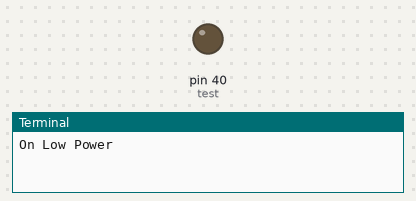
The program below on a simulated Raspberry Pi (header pin numbers). Parts: output pins drawn as LEDs (lit = HIGH), the last lines printed to the terminal. At 6.0 s the program stops and its outputs stay as they are.

Above: at 0.1 s.
At 3.1 s:
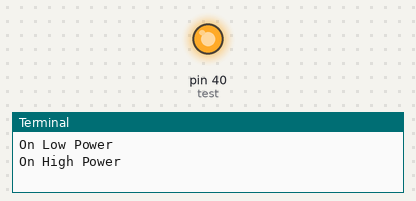
Timing chart, 0 to 7.5 s (numbered marks = the images above):
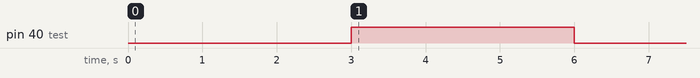

Measured:
- by itself, pin 40 (test): LOW → HIGH at 3.0 s, → LOW 3.0 s later

The program:

test2.py
```python
import Jetson.GPIO as GPIO
import time

# for 1st Motor on ENA
test = 40

# set pin numbers to the board's
GPIO.setmode(GPIO.BOARD)

GPIO.setup(test, GPIO.OUT, initial=GPIO.LOW)

GPIO.output(test, GPIO.LOW)
print("On Low Power")
time.sleep(3)

GPIO.output(test, GPIO.HIGH)
print("On High Power")
time.sleep(3)
print("Off")
GPIO.output(test, GPIO.LOW)


GPIO.cleanup()


# https://learn.adafruit.com/circuitpython-libraries-on-linux-and-the-nvidia-jetson-nano/initial-setup
# sudo pip install adafruit-blinka

# sudo pip install adafruit-circuitpython-pca9685


# from board import SCL, SDA
# import busio
# from adafruit_pca9685 import PCA9685
# i2c_bus = busio.I2C(SCL, SDA)
# pca = PCA9685(i2c_bus)
# pca.frequency = 60
# pca.channels[1].duty_cycle = 0x7FFF


# # import RPi.GPIO as io
# # import GPIO as io

# import RPi.GPIO as GPIO  # Yes, that's RPi, as in Raspberry Pi. Jetson doesn't support PWM.
# # import Jetson.GPIO as GPIO
# import time

# # Board Numbering Scheme
# # GPIO.setmode(GPIO.BCM)
# GPIO.setmode(GPIO.BOARD)

# # Constant values,
# # PWM_MAX                 = 100
# PWM_MAX = 100

# # Disable warning from GPIO
# GPIO.setwarnings(False)

# # Here we configure the GPIO settings for the left and right motors spinning direction.
# # as described in the user manual of MDD10A http://www.robotshop.com/media/files/pdf/user-manual-mdd10a.pdf
# # there are four input PWM1-DIR1-PWM2-DIR2
# # WITH MAX Frequency 20 Hz, and it works as follow,
# #		Input	DIR		Output-A	Output-B
# #	PWM	 off	X		  off		  off
# #	PWM	 on		off		  on		  off
# #	PWM	 on		on		  off		  on

# # The pins configuration for Model B Revision 1.0
# # leftMotor_DIR_pin = 22 # 33, 35, 37 maybe
# # leftMotor_PWM_pin = 17
# leftMotor_DIR_pin = 31 #37
# leftMotor_PWM_pin = 33 #35  # I believe 33, 35 are pwm pins
# # rightMotor_DIR_pin = 23
# # rightMotor_PWM_pin = 18

# GPIO.setup(leftMotor_DIR_pin, GPIO.OUT)
# # io.setup(rightMotor_DIR_pin	, io.OUT)

# # GPIO.output(leftMotor_DIR_pin, False)
# GPIO.output(leftMotor_DIR_pin, GPIO.LOW)
# # GPIO.output(leftMotor_DIR_pin, GPIO.HIGH)


# # Here we configure the GPIO settings for the left and right motors spinning speed.

# # GPIO.setup(leftMotor_PWM_pin, GPIO.OUT)

# # MAX Frequency 50 Hz
# leftMotorPWM = GPIO.PWM(leftMotor_PWM_pin, 50)

# print("Setting speed to 0%")
# leftMotorPWM.start(0)
# leftMotorPWM.ChangeDutyCycle(0)
# # pca.channels[1].duty_cycle = 0x7FFF
# time.sleep(1)
# print("Setting speed to 50%")
# leftMotorPWM.ChangeDutyCycle(50)
# # pca.channels[1].duty_cycle = 0x0000
# time.sleep(1)
# print("Setting speed to 0%")
# # pca.channels[1].duty_cycle = 0x7FFF
# leftMotorPWM.ChangeDutyCycle(0)

# leftMotorPower = 0


# def setMotorLeft(power):

#   # SetMotorLeft(power)

#   # Sets the drive level for the left motor, from +1 (max) to -1 (min).

#   # This is a short explanation for a better understanding:
#   # SetMotorLeft(0)     -> left motor is stopped
#   # SetMotorLeft(0.75)  -> left motor moving forward at 75% power
#   # SetMotorLeft(-0.5)  -> left motor moving reverse at 50% power
#   # SetMotorLeft(1)     -> left motor moving forward at 100% power

# 	if power < 0:
# 		# Reverse mode for the left motor
# 		GPIO.output(leftMotor_DIR_pin, False)
# 		pwm = -int(PWM_MAX * power)
# 		if pwm > PWM_MAX:
# 			pwm = PWM_MAX
# 	elif power > 0:
# 		# Forward mode for the left motor
# 		GPIO.output(leftMotor_DIR_pin, True)
# 		pwm = int(PWM_MAX * power)
# 		if pwm > PWM_MAX:
# 			pwm = PWM_MAX
# 	else:
# 		# Stop mode for the left motor
# 		GPIO.output(leftMotor_DIR_pin, False)
# 		pwm = 0
# 	print (f"SetMotorLeft {pwm}")
# 	leftMotorPower = pwm
# 	leftMotorPWM.ChangeDutyCycle(pwm)


# # Move forwards at 100% speed
# setMotorLeft(1)
# time.sleep(2)

# # Move backwards at 100% speed
# setMotorLeft(-1)
# time.sleep(2)

# # Stop the motor
# setMotorLeft(0)
# time.sleep(1)


# GPIO.cleanup()
```
